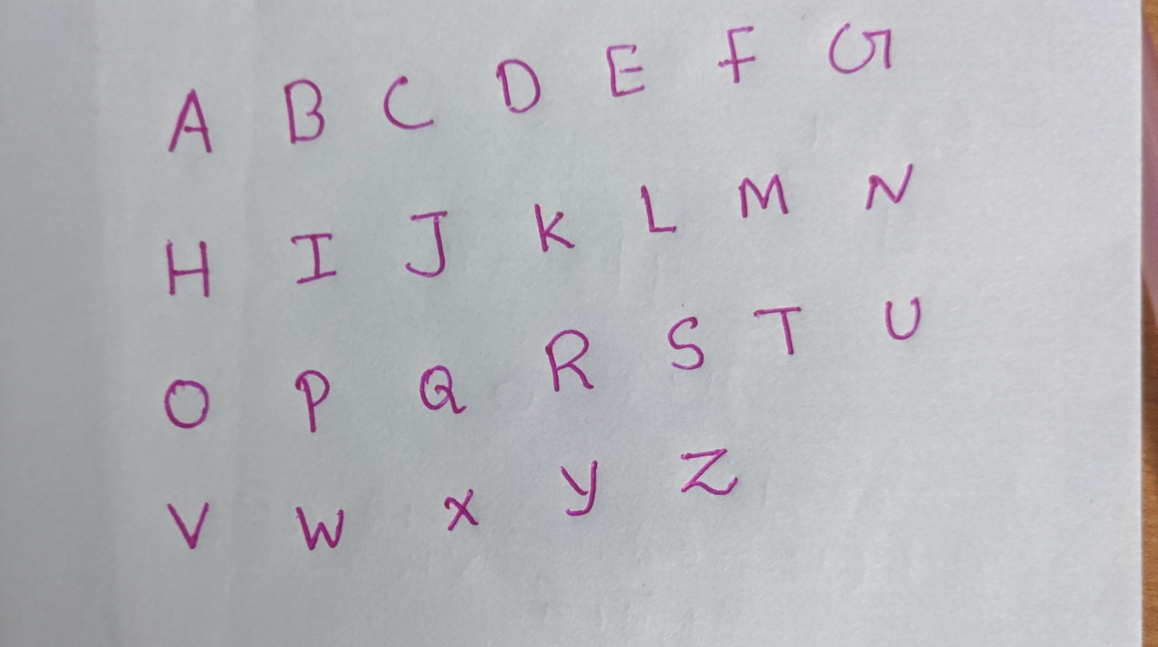
#> input picture MachineLearning/IMAGES/cap_alpha.jpg, 3472 x 1941 px, found by its file name (shown at 1/3 size)
$ jupyter execute --allow-errors Detect_With_Model.ipynb
#> lines starting #> are read from the running program, lines starting #| are printed output that depends on the picture; after the words box and inside, x2 and y2 are one past the last pixel; in counts of white or black regions, pixels touching at a corner belong together
#> further down, img is the input picture: shape (1941, 3472, 3); mean B, G, R 186.2, 181.7, 182.1
[cell 1]
import cv2 as cv
import numpy as np
import math
import matplotlib.pyplot as plt
import tensorflow as tf
import random

[cell 2]
def display(img):
    cv.imshow('img', img)
    cv.waitKey(0)
    cv.destroyAllWindows()

def resize(img,scale = 0.3):
#> called with scale = 0.3
    width = int(img.shape[1]*scale)
#> width = 1041
    height = int(img.shape[0]*scale)
#> height = 582
    dim = (width,height)
#> dim = (1041, 582)
    return cv.resize(img,dim,interpolation = cv.INTER_AREA)
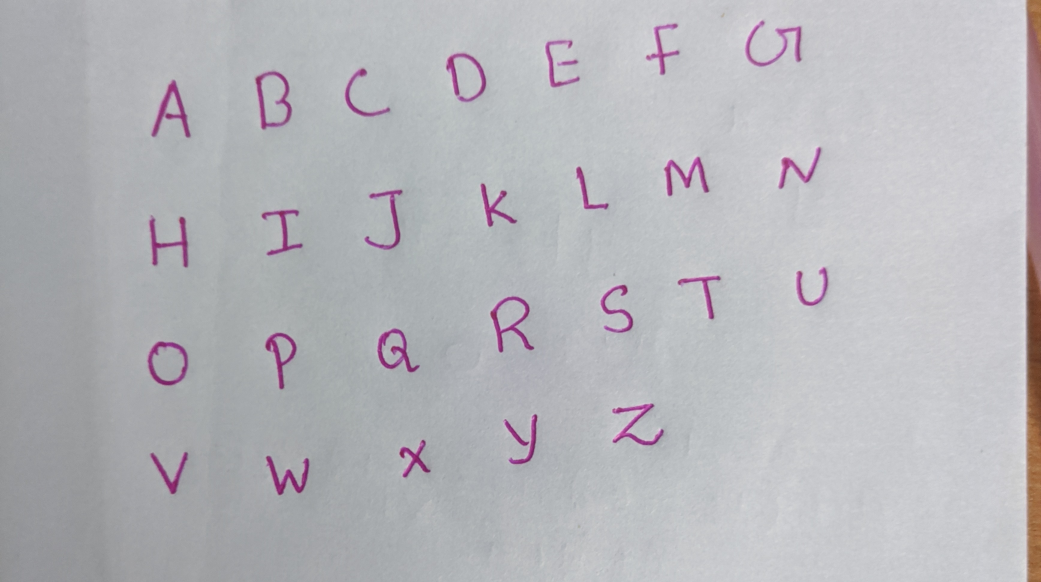
#> returned value: shape (582, 1041, 3); mean of channels 0, 1, 2 186.2, 181.7, 182.1; drawn as B, G, R

def distance(cord1,cord2):
   cord1= np.array(cord1)
   cord2 = np.array(cord2)
   return math.sqrt(np.sum((cord1-cord2)**2))

[cell 3]
img = cv.imread(r'D:\ACtive\Hand_Writing_Replicator\MachineLearning\IMAGES\cap_alpha.jpg')
img = resize(img)

gray = cv.cvtColor(img, cv.COLOR_BGR2GRAY)
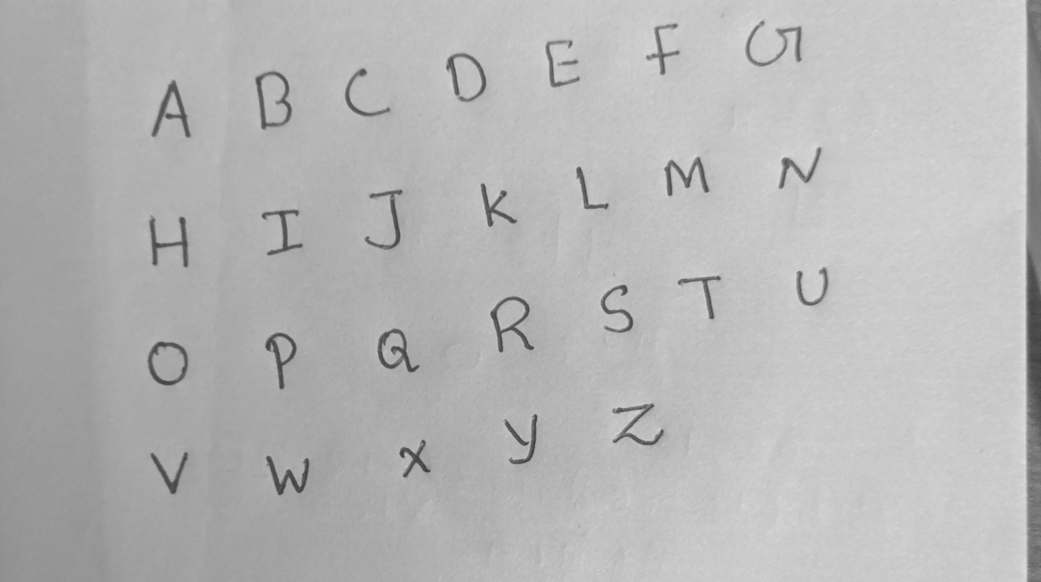
#> gray: shape (582, 1041); min 61, max 225, mean 182.3
edged = cv.Canny(gray, 50, 200)
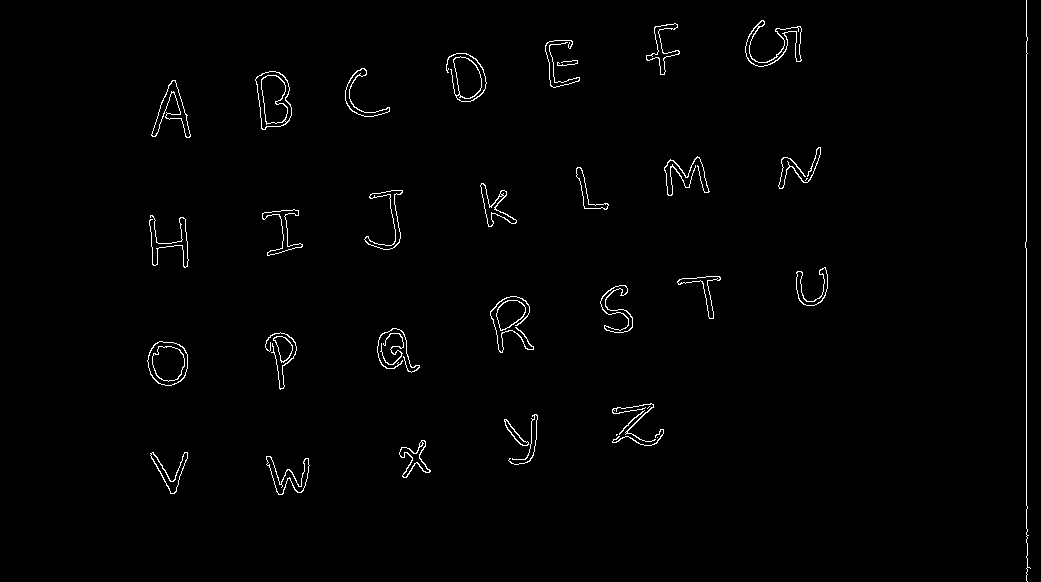
#> edged: shape (582, 1041); 1.2% white in thin lines or dots, all inside (x1, y1, x2, y2) = (147, 0, 1031, 582)

threshold_value = 128
_, binary_image = cv.threshold(gray, threshold_value, 255, cv.THRESH_BINARY)
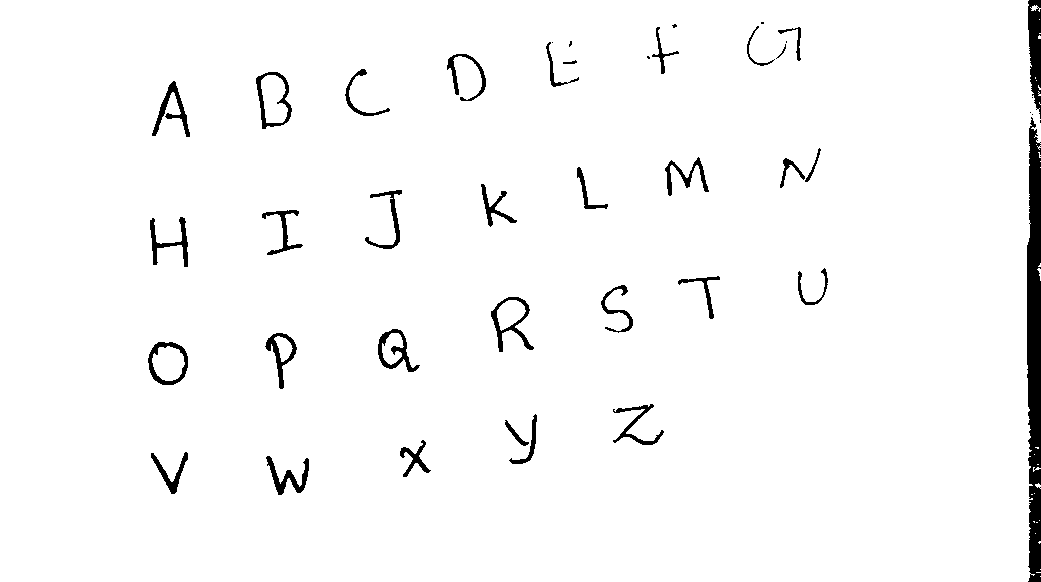
#> binary_image: shape (582, 1041); 97.2% white; 44 black regions (11 under 20 px), largest, box (x1, y1, x2, y2) and area: (1027, 117, 1041, 582) 5474, (1028, 0, 1041, 119) 1114, (491, 297, 534, 352) 584
inputBINARY =cv.bitwise_not(binary_image)
#> inputBINARY: shape (582, 1041); 2.8% white; 44 white regions (11 under 20 px)
contours,_ = cv.findContours(edged,cv.RETR_EXTERNAL,cv.CHAIN_APPROX_NONE)
#> contours = 38 contours, 9 with area under 20; largest, box (x1, y1, x2, y2) and area: (255, 71, 292, 130) 1576, (147, 341, 188, 386) 1408, (446, 53, 487, 102) 886, (745, 20, 802, 67) 624, (151, 80, 191, 138) 618

[cell 4]
cords =[]
test = img.copy()
for cont in contours:
    x,y,w,h = cv.boundingRect(cont)
    cords.append([x,y])
#> this loop made 38 passes
#> (x, y, w, h) on passes 1, 2, 3, 4, 6, 7, 8, 9, 11, 12, 13, 14: (266, 456, 44, 39), (150, 452, 38, 42), (399, 440, 32, 38), (657, 437, 1, 1), (612, 429, 52, 17), (504, 419, 25, 27), (508, 414, 30, 51), (619, 410, 26, 25), (612, 403, 44, 39), (147, 341, 41, 45), (273, 336, 20, 27), (380, 333, 24, 32)
#> (cont, x, y, w, h) on passes 5, 10: ([[616, 434], [616, 435], [617, 434]], 616, 434, 2, 2), ([[649, 406], [648, 407], [647, 408], [648, 407]], 647, 406, 3, 3)
#> after the loop, cords = 38 pairs, first value 147 to 1025, second value 0 to 456
print(cords)
#> (printed output is left out)
print(len(cords))
#| 38
cords = np.array(cords)

# Distance by euclidian formula

[cell 5]
Dthresh = 30

distanceMatrix=[]

for cor1 in cords:

    temp=[]
    for cor2 in cords:
        dist = distance(cord1=cor1,cord2=cor2)
        if dist <= Dthresh:
            temp.append(1)
        else:
            temp.append(0)


    distanceMatrix.append(temp)
#> this loop made 38 passes
#> cor1 on passes 9 to 20: [619, 410], [647, 406], [612, 403], [147, 341], [273, 336], [380, 333], [265, 332], [377, 328], [496, 300], [490, 296], [600, 285], [677, 276]

distanceMatrix = np.array(distanceMatrix)
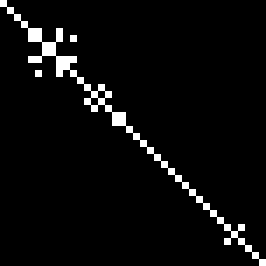
#> distanceMatrix: shape (38, 38) int64 (shown 7 times larger); values 0 (black) and 1 (white), 4.2% white in thin lines or dots
print(distanceMatrix.shape)
#| (38, 38)

[cell 6]
plt.imshow(distanceMatrix, cmap='viridis', interpolation='nearest')
plt.colorbar()
plt.title('Matrix Visualization')
plt.show()
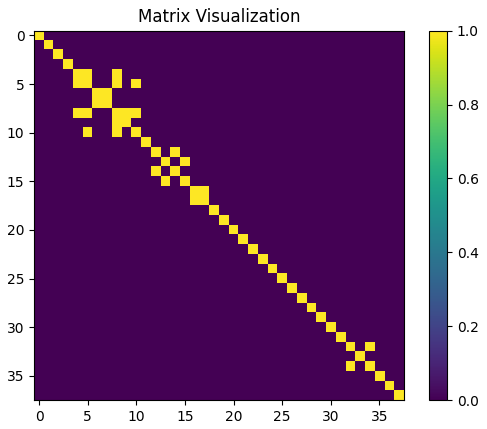
#> figure drawn by matplotlib, 2 panels

# Finding nearby contours by DPFS algo

[cell 7]
visited = []  # stores indexes
connected = []  # stores array of connected index
collector = []  # stores indexes

## uses dpfs
def findconnected(submatrix,idx):

    if idx not in visited:

        visited.append(idx)

        if idx not in collector:
            collector.append(idx)

        for i in range(len(submatrix)):

            if submatrix[i]==1:
                if i not in visited:
                    collector.append(i)

        for nodeidx in collector:
            if nodeidx not in visited:
                findconnected(distanceMatrix[nodeidx],nodeidx)


for runidx in range(len(distanceMatrix)):

    findconnected(distanceMatrix[runidx],runidx)

    if len(collector)!=0:
        connected.append(collector)
    collector=[]
#> this loop made 38 passes

print(connected)
#| [[0], [1], [2], [3], [4, 5, 8, 8, 10, 9, 10], [6, 7], [11], [12, 14], [13, 15], [16, 17], [18], [19], [20], [21], [22], [23], [24], [25], [26], [27], [28], [29], [30], [31], [32, 34], [33], [35], [36], [37]]
print(len(connected))
#| 29

# Merging Contours - Predict with model - save into arrays

[cell 8]
def padding(image):

    original_rows, original_cols = image.shape
    padding_rows = 10
    padding_cols = 10
    padded_rows = original_rows + 2 * padding_rows
    padded_cols = original_cols + 2 * padding_cols
    padded_image = np.zeros((padded_rows, padded_cols), dtype=np.uint8)
    padded_image[padding_rows:padding_rows + original_rows, padding_cols:padding_cols + original_cols] = image
    image = cv.resize(padded_image,(28,28))
    return image

[cell 9]
ALP_arr = []
Dimn_arr =[]
for i in range(26):
    ALP_arr.append([])
    Dimn_arr.append([])
# print(Dimn_arr,len(ALP_arr))
alphabets = [chr(y) for y in range(ord("A"),ord("Z")+1) ]

#> (the rest of this cell did not finish here and is left out)

[cell 10]
print(Dimn_arr)

# Output A4 sheet

[cell 11]
# inputstring = "hello my name is abhijith sj as of now i am sucessful in creating this replicator and i know there is lot more to add and i can improve many features and i am excited to learn as i move forward facing new problems and finding its solution is as always a great way to spend some time "
inputstring = " hi my name is Abhijith sj nice app right well it only supports capital letter because i only got capital letter data set from kaggle  but in the future i can update it"
# inputstring="abcdefghij klmnopqrstuvwxyz"
height = 1000
margin_top = int(0.025*height)

[cell 12]
# map alphabet with 0 -26
alphabet_dict = {}


alphab = "abcdefghijklmnopqrstuvwxyz0"## 0 for any un wanted noises

for i, letter in enumerate(alphab.upper()):
    alphabet_dict[letter] = i
print(alphabet_dict)

[cell 13]
for idx,alph in enumerate(ALP_arr):
    if len(alph)==0:
        print(alphab[idx],"not available")

[cell 14]
A4 = np.ones((height,int(height/1.4)),dtype=np.uint8)*255
start_height = margin_top
start_left = margin_top
scale = 0.5#size of font

lineheight = 100
lineheight = int(lineheight*scale)

wordspace = 30
wordspace = int(wordspace*scale)

shaped = A4.shape
for i ,lett in enumerate(inputstring.upper()):

    if(lett == " "):
            start_left = start_left+wordspace
    else:

        idx = alphabet_dict[lett]
        if len(ALP_arr[idx])!=0:

            variety_idx = random.randint(0,len(ALP_arr[idx])-1)

            w,h = Dimn_arr[idx][variety_idx]
            w,h = int(w*scale),int(h*scale)

            if(start_left+w>=shaped[1]-margin_top):
                start_left = margin_top
                start_height = start_height+lineheight

            alphimg = resize(ALP_arr[idx][variety_idx],scale)

            A4[start_height:start_height+h,start_left:start_left+w] = alphimg
            start_left = start_left+w
#> A4: shape (1000, 714); every value is 255


display(A4)

desc = input("is this good then 1 to discard 0")
if(int(desc)==1):
    fname = input("name of the image")
    fname = fname+".jpg"
    cv.imwrite(fname,A4)
    print(fname,"saved")

$ run again, with MachineLearning/IMAGES/ABC.jpg copied over MachineLearning/IMAGES/cap_alpha.jpg
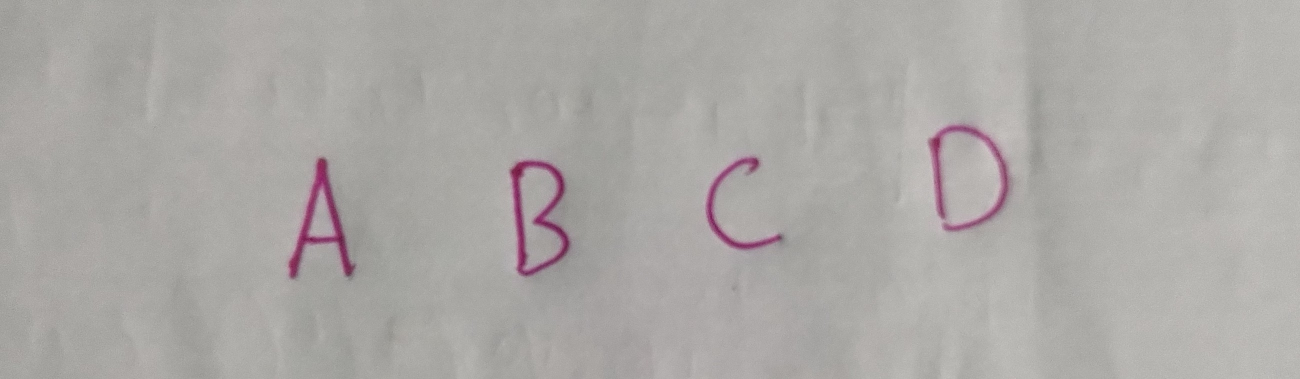
#> input picture MachineLearning/IMAGES/ABC.jpg, 2600 x 758 px, found by its file name (shown at 1/2 size)
#> img is the input picture: shape (758, 2600, 3); mean B, G, R 165.7, 168.6, 171.3
#> `edged = cv.Canny(gray, 50, 200)`:
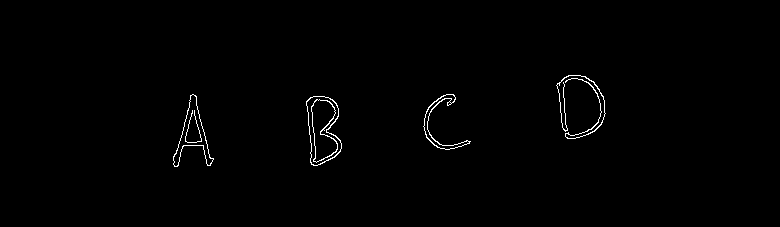
#> edged: shape (227, 780); 0.77% white in thin lines or dots, all inside (x1, y1, x2, y2) = (173, 75, 606, 167)
#> binary_image: shape (227, 780); 98.6% white; 4 black regions, box (x1, y1, x2, y2) and area: (306, 96, 343, 166) 813, (173, 95, 214, 167) 765, (558, 75, 605, 138) 486, (424, 94, 470, 150) 393
#> inputBINARY: shape (227, 780); 1.4% white; 4 white regions
#> contours = 4 contours; box (x1, y1, x2, y2) and area: (306, 96, 342, 166) 1741, (173, 94, 214, 167) 980, (423, 94, 471, 150) 403, (556, 75, 606, 139) 63
#> the loop `for cont in contours:` made 4 passes
#> (x, y, w, h) on passes 1 to 4: (306, 96, 36, 70), (423, 94, 48, 56), (173, 94, 41, 73), (556, 75, 50, 64)
#> after the loop `for cont in contours:`: cords = [[306, 96], [423, 94], [173, 94], [556, 75]]
#| [[306, 96], [423, 94], [173, 94], [556, 75]]
#| 4
#> the loop `for cor1 in cords: ` made 4 passes
#> after the loop `for cor1 in cords:`: distanceMatrix = [[1, 0, 0, 0], [0, 1, 0, 0], [0, 0, 1, 0], [0, 0, 0, 1]]
#| (4, 4)
#> `plt.show()`:
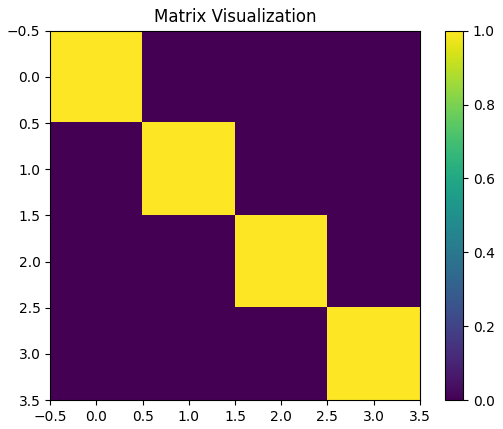
#> figure drawn by matplotlib, 2 panels
#> the loop `for runidx in range(len(distanceMatrix)): ` made 4 passes
#> after the loop `for runidx in range(len(distanceMatrix)):`: connected = [[0], [1], [2], [3]]
#| [[0], [1], [2], [3]]
#| 4
#> alphabets = 26 items, first 6: 'A', 'B', 'C', 'D', 'E', 'F'
#> after the loop `for i ,lett in enumerate(inputstring.upper()):`: start_height = 25; start_left = 535
